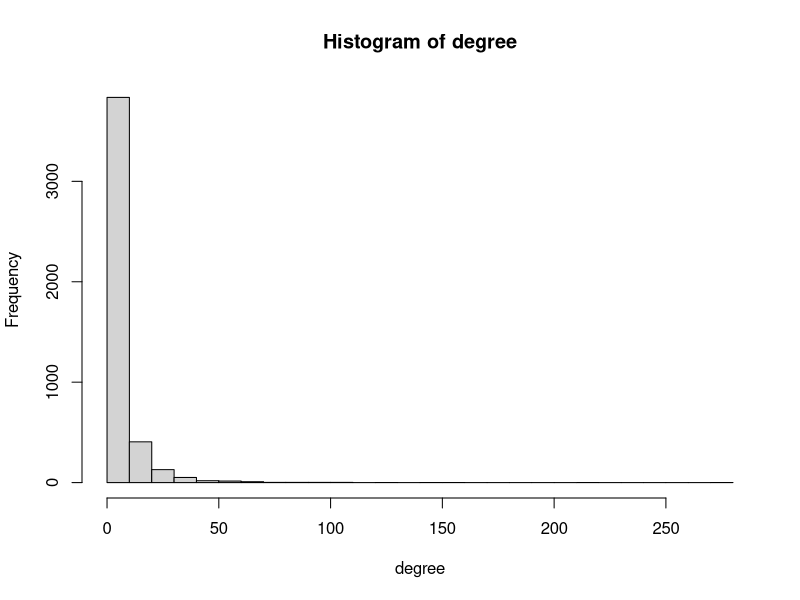
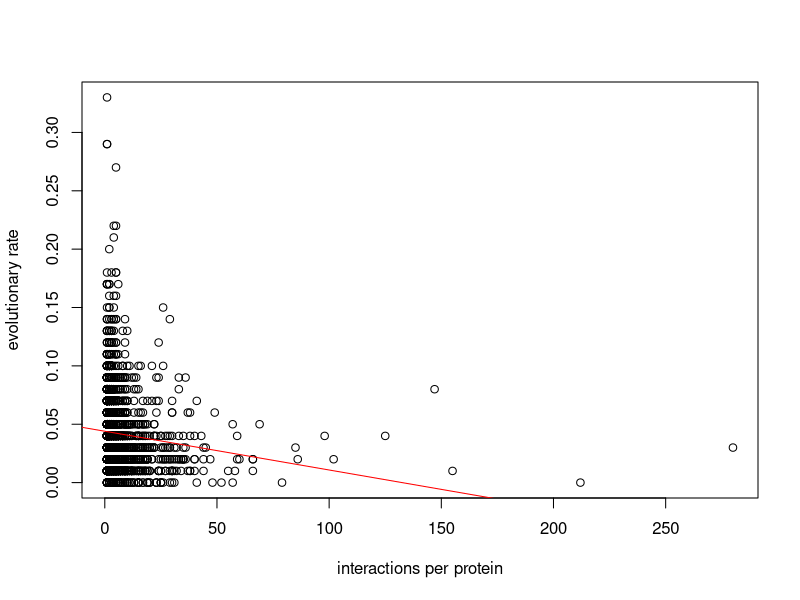
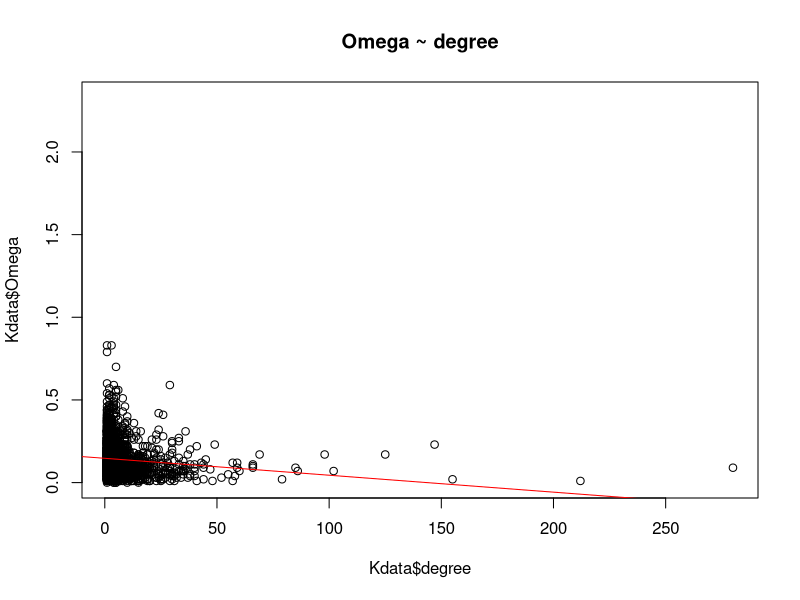

Recreate these plots in R, in order.
## ---- chunk 1
rm(list=ls())
#evolutionary rates
Kdata = read.csv( "Sce.Spa.KaKs.csv");

# protein interaction network (PIN) in gene
pairs = read.csv("pairs.csv");

# this is the growth fitness data
fitness = read.csv("growth.fitness.hom.csv");
fitness$orf = as.character( fitness$orf ); 
## ---- chunk 2
str(pairs)

#make sure gene names are treated as letters, not fake numbers (factors)
pairs$ORF1 = as.character( pairs$ORF1 ); 
pairs$ORF2 = as.character( pairs$ORF2 );
# How do we know that ORF1 and 2 are now letters? 
# ... ... 

Kdata$orfname = as.character(Kdata$orfname)

## ---- chunk 3
ids = c(pairs$ORF1, pairs$ORF2); #merged two columns into one
degree = table( ids );  #tabulate the occurence of each element

# quality check
sum(degree); #check the counting result, the length of ids
length(ids)
## ---- chunk 4
hist(degree, br=20)
## ---- chunk 5
#now, put degree into a spreadsheet
net = data.frame(degree);
str(net);
net$ids = as.character( net$ids); #make sure gene names are "characters"
#ids are orfs in net

# By now, we have interaction degree in 'net' and 
# evolutionary rates in 'data'. 
# We need to merge the two dataframes (spreadsheets)
# based on ORFs (like SSNs for genes)

str(net)
str(Kdata)

#check network gene names match to gene names in the evolutionary data
####  intersect( net$ids, Kdata$orfname);
# we 2676 matching ORF

# try to do linear regression between evolutionary rate
# and number of interactions
###  lm( Kdata$Ka ~ net$Freq) #won't work
#the above command does not work, beceause the data are in two spreadsheets
# and they are not matched. 

#### Now, do informatics work to merge the dataset
#The evolutionary rate and degree are in separate spreadsheet. 
# We need to put them together by 'match'' data and net
# This match 'net$Freq' into 'data'
Kdata$degree = net$Freq[match(Kdata$orfname, net$ids )]
orfnamePositionsInNet = match(Kdata$orfname, net$ids )

#let try to match 'Kdata$Ka' into 'net'
#basically flip the previous matching procedure
# ... ... 

#You can also check the matches in a different way
positions =  Kdata$orfname %in% net$ids ;  # many true or false, 

#Now try to put Omega into 'net'
# ... ... 

#Now try to put Ks into 'net'
# ... ... 

#visual examination to prevent errors
head(Kdata)
net[net$ids=='YAL010C', ]
net[net$ids=='YAL012W', ]

## Comment: 
### Merge heterogenous datasets is an important data science
###           and practical skill. 
#### end of merging

## ---- chunk 6
###Now the real work 
# Figure 1
# find out correlation bw degree and Omega, Ka, Ks
m = lm(Kdata$Ka ~ Kdata$degree);
summary(m)

plot( Kdata$Ka ~ Kdata$degree, xlab='interactions per protein', ylab='evolutionary rate'); #this is figure 1
#this looks like a non-linear negative correlation
abline(m, col="red" );

### Using Omega is principly more correct than Ka
### lm between omega and degree
###
m2 = lm(Kdata$Omega ~ Kdata$degree )
summary(m2)
plot( Kdata$Omega ~ Kdata$degree, main="Omega ~ degree" )
abline( m2, col="red")

## ---- chunk 7
### Now We will work on Figure 2. 
# transfer fitness data on YPD into Kdata
Kdata$YPD = fitness$YPD[match(Kdata$orfname, fitness$orf)] 

#visual check two entries
fitness[fitness$orf=='YAL007C',]

# Now, for figure 2
summary(lm(Kdata$Ka ~ Kdata$YPD)) #evolutionary rate = ka ypd= growth in rich media)
# allows us to compare overall fitness
summary(lm(Kdata$degree ~ Kdata$YPD))
summary(lm( log(Kdata$degree) ~ Kdata$YPD))#normalization
summary(lm(Kdata$Ka ~ Kdata$degree)) #evolutionary rate compared to frequency of interactions

summary(lm(Kdata$Ka ~ Kdata$YPD + Kdata$degree ))

# try to see conditional correlation between degree ~ omega
#  ... ... 
# summary(lm(Kdata$Omega ~ ????  ))
#

summary(lm(Kdata$degree ~ Kdata$YPD + Kdata$Ka ))



